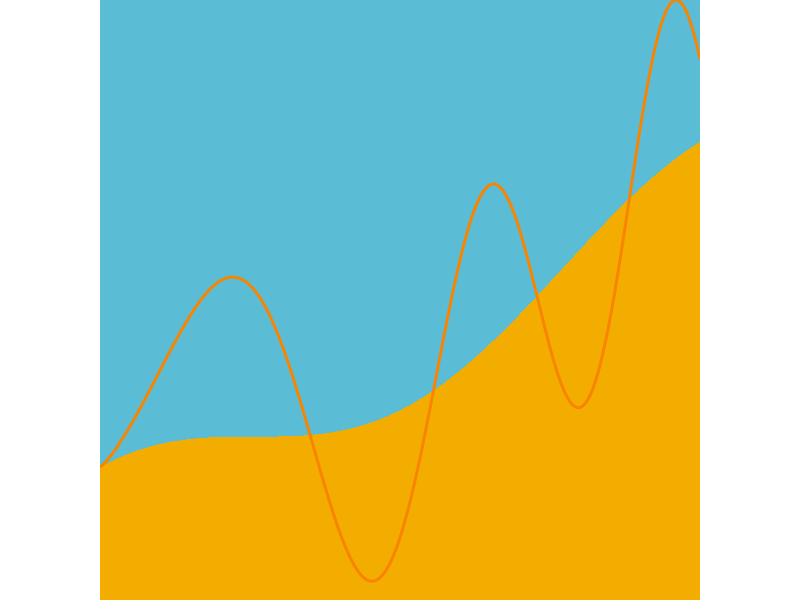
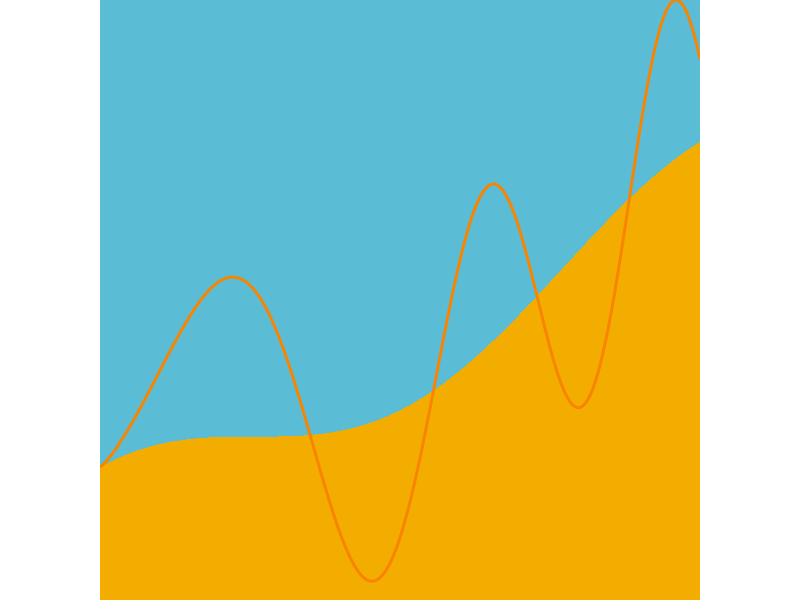
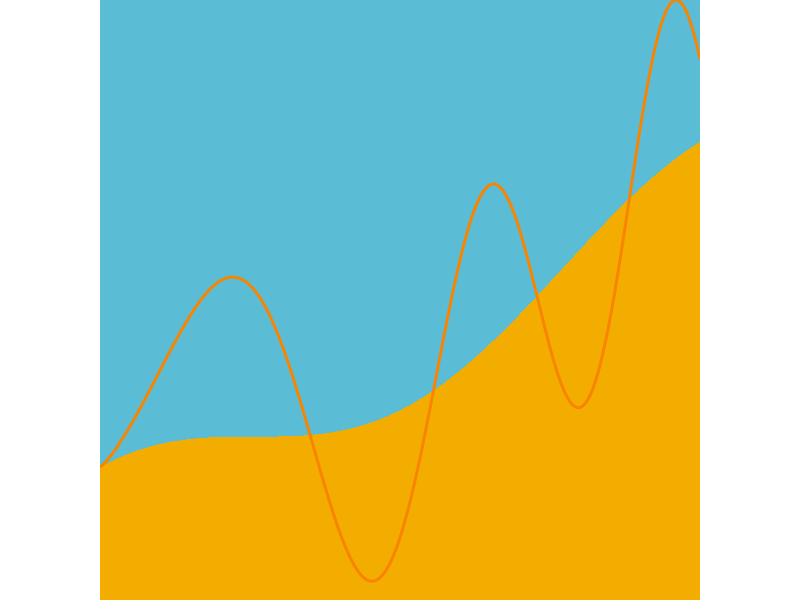
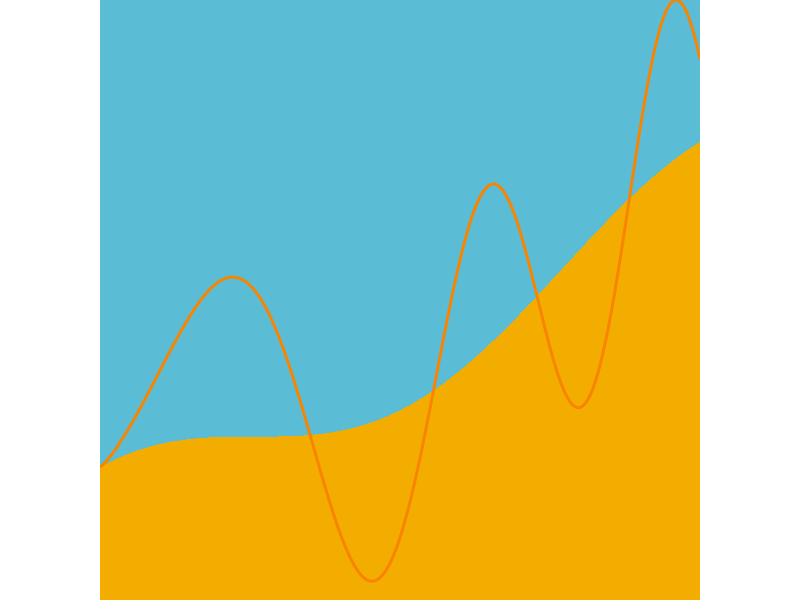

These charts were generated, in order, by the following R code:
library(ggplot2)
library(svglite)

## Colors
y1_color <- "#F2AD00"
y2_color <- "#F98400"
y3_color <- "#5BBCD6"


##

df <- data.frame(x = seq(0, 0.975 * 2 * pi, length.out = 1000))

df$y1 <- cos(df$x) + df$x + 1.5
df$y2 <- df$y1 + 3 * sin(df$x ^ (3 / 2))

p <-
  df |>
  ggplot(aes(
    x = x
  )) +
  geom_area(aes(y = y1, fill = "y1")) +
  geom_ribbon(aes(xmin = x, xmax = x, ymin = y1, ymax = +Inf), fill = y3_color) +
  geom_line(aes(y = y2), color = y2_color, linewidth = 1) +
  scale_x_continuous(expand = c(0, 0), limits = c(0, 0.975 * 2 * pi)) +
  scale_y_continuous(expand = c(0, 0)) +
  scale_fill_manual(values = c(
    y1 = y1_color,
    y2 = y2_color
  )) +
  theme_void() +
  theme(
    legend.position = "none",
    aspect.ratio = 1,
    plot.margin = margin(0,0,0,0),
    axis.ticks.length = unit(0, "pt")
  )

p

## Save one as a png with 32 x 32 pixels
ggsave(
  "./static-content/logo/logo-32x32.png",
  p,
  width = 1,
  height = 1,
  scale = 1,
  dpi = 32,
  bg = "transparent"
)

## Save one as a png with 180 x 180 pixels
ggsave(
  "./static-content/logo/logo-180x180.png",
  p,
  width = 1,
  height = 1,
  dpi = 180,
  bg = "transparent"
)


## Save one as SVG
ggsave(
  "./static-content/logo/logo.svg",
  p,
  width = 0.5,
  height = 0.5,
  scale = 1,
  bg = "transparent"
)
